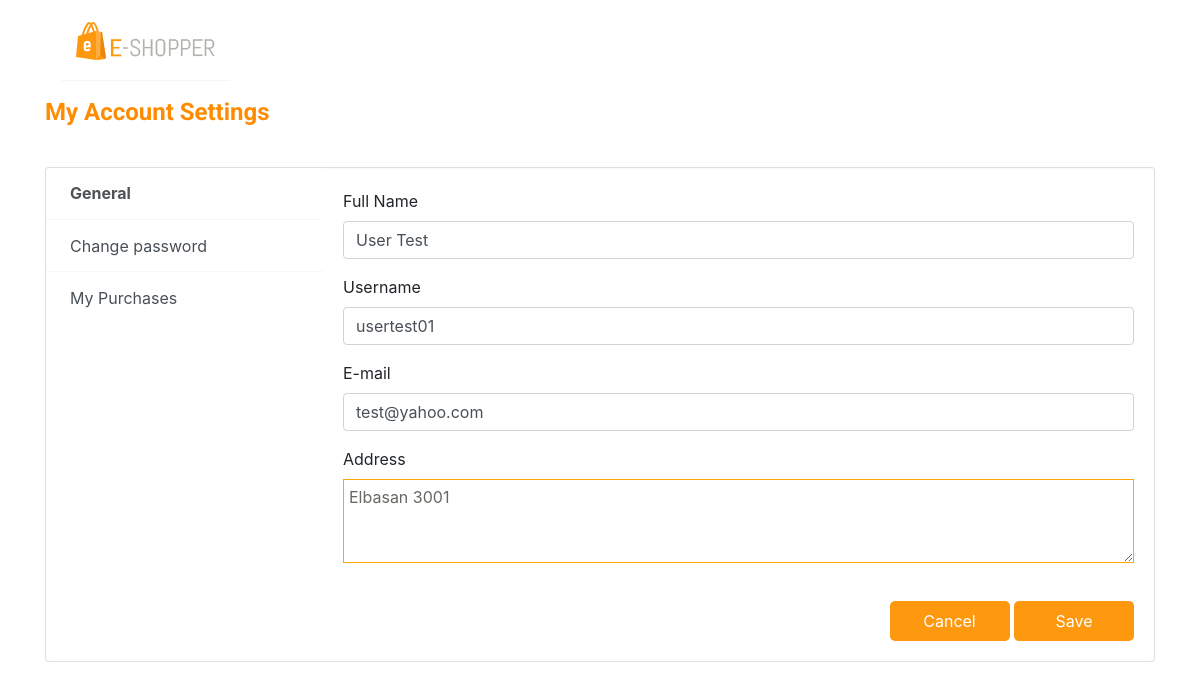
/userProfile.php (signed in), run on an earlier commit of the app's database.
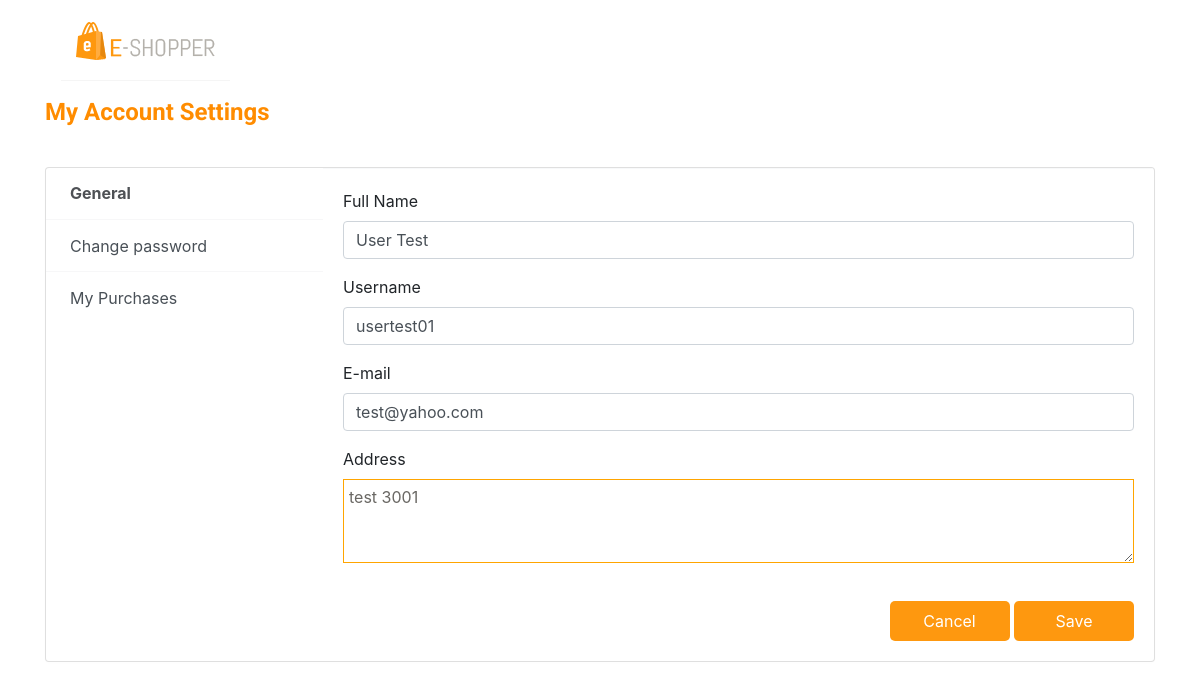
And on a later commit of the database.
### tables this page shows
CREATE TABLE users (
    id int PRIMARY KEY AUTO_INCREMENT,
    role_id int ,
    full_name varchar(50) NOT NULL,
    username varchar(255)  UNIQUE,
    email varchar(50)  UNIQUE,
    password varchar(50) NOT NULL,
    address varchar(200),
     FOREIGN KEY (role_id) REFERENCES user_roles(id) ON DELETE CASCADE  
);

### userProfile.php (the view, shortened to what this page needs)
<!DOCTYPE html>
<html lang="en">
<head>
    <link href="css/main.css" rel="stylesheet">
    <link href="css/userStyle.css" rel="stylesheet">
    <link href="http://netdna.bootstrapcdn.com/bootstrap/4.5.0/css/bootstrap.min.css" rel="stylesheet">
</head>
<body>
<div class="container light-style flex-grow-1 container-p-y" >
  <table>
    <td>
    <div class="header-middle">
			<div class="container">
				<div class="row">
					<div class="col-md-4 clearfix">
						<div class="logo pull-left">
							<a href="index.php"><img src="admin/img/logo.png" alt="logo.png" /></a>
						</div>
					</div>
        </div>
      </div>
    </div>
    </td>
  </table>
    <h4 class="font-weight-bold py-3 mb-4" style="color: darkorange;">
       My Account Settings
    </h4>
<form  method="POST">
    <div class="card overflow-hidden" >
      <div class="row no-gutters row-bordered row-border-light" >
        <div class="col-md-3 pt-0">
          <div class="list-group list-group-flush account-settings-links" >
            <a class="list-group-item list-group-item-action active" data-toggle="list" href="#account-general">General</a>
            <a class="list-group-item list-group-item-action" data-toggle="list" href="#account-change-password">Change password</a>
            <a class="list-group-item list-group-item-action" data-toggle="list" href="#account-my-booking">My Purchases</a>
          </div>
        </div>
        <div class="col-md-9">
          <div class="tab-content">
            <div class="tab-pane fade active show" id="account-general">
              <hr class="border-light m-0">
              <div class="card-body">
              <?php
                  include('includes/db.php');
                    $sql = "SELECT * FROM users WHERE id = '".$_SESSION['user_id']."'";
                    $query=mysqli_query($link,$sql);
                    while($row=mysqli_fetch_array($query)){
                  ?>
                <div class="form-group">
                  <label class="form-label">Full Name</label>
                  <input type="text" class="form-control" name="name" value="<?php echo $row['full_name'] ;?>">
                </div>
                <div class="form-group">
                  <label class="form-label">Username</label>
                  <input type="text" class="form-control" name="username" value="<?php echo $row['username'] ;?>">
                </div>
                <div class="form-group">
                  <label class="form-label">E-mail</label>
                  <input type="text" class="form-control mb-1" name="email" value="<?php echo $row['email'] ;?>">
                </div>
                <div class="form-group">
                  <label class="form-label">Address</label>
                  <textarea rows="3"  name="address" style="background-color: white; border:solid 1px orange"><?php echo $row['address'] ;?></textarea>
                </div>
                <?php }  ?>
                <div class="text-right mt-3">
                  <button type="submit" class="btn btn-primary" id="xhb"><a href="index.php" style="color: white; text-decoration:none">Cancel</a></button>
                  <button type="submit" class="btn btn-primary" name="save1" id="xhb">Save</button>
                </div>
              </div>
            </div>
          </div>
        </div>
      </div>
    </div>
</form>
</div>
</body>
</html>

### css/main.css (style rules this page uses)
body { font-family: 'Roboto', sans-serif; position: relative; font-weight: 400px; }
a { -webkit-transition: 300ms; transition: 300ms; }
h1, h2, h3, h4, h5, h6 { font-family: 'Roboto', sans-serif; }
.header-middle .container .row { border-bottom: 1px solid #f5f5f5; margin-left: 0; margin-right: 0; padding-bottom: 20px; padding-top: 20px; }
.user_info input, select, textarea { background: #F0F0E9; border: 0; color: #696763; padding: 5px; width: 100%; border-radius: 0; resize: none }
.btn.btn-primary { background: #FE980F; border: 0 none; border-radius: 0; margin-top: 16px; }

### css/userStyle.css (style rules this page uses)
body { background: white; margin-top:20px; }
.btn { cursor: pointer; }
.card { background-clip: padding-box; box-shadow: 0 1px 4px rgba(24,28,33,0.012); }
.row-bordered { overflow: hidden; }
.account-settings-links .list-group-item.active { font-weight: bold !important; }
html:not(.dark-style) .account-settings-links .list-group-item.active { background: transparent !important; }
.light-style .account-settings-links .list-group-item { padding: 0.85rem 1.5rem; border-color: rgba(24, 28, 33, 0.03) !important; }
.light-style .account-settings-links .list-group-item.active { color: #4e5155 !important; }

### userProfile.php (style rules this page uses)
#xhb { width:120px; height:40px; border-radius: 5px; }

What changed in the data, as far as the page shows it:
changed users "User Test": address "Elbasan 3001" → "test 3001"
